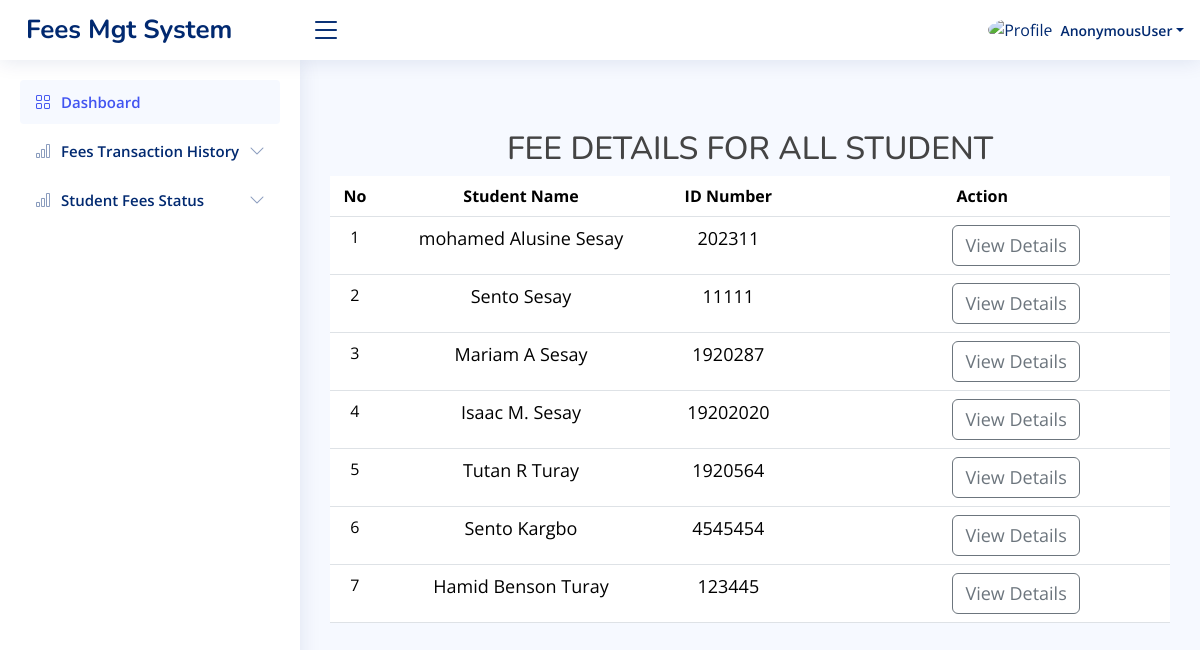
Page /cs_fees_status/ on the committed database.
### app/models.py (models this page shows, shortened)
class CS_Fees1(models.Model):
    student_name = models.CharField(max_length=100)
    id_number = models.CharField(max_length=20)
    program = models.ForeignKey(Programs, on_delete=models.CASCADE)
    program_details = models.ForeignKey(Programs, on_delete=models.CASCADE, related_name='program_details_payments', null=True, blank=True)
    department = models.ForeignKey(Department, on_delete=models.CASCADE)
    sum_of = models.CharField(max_length=200)
    paid_for = models.CharField(max_length=200, default='Tuition Fees')
    check_no = models.BigIntegerField(null=True, blank=True)
    receipt_no = models.CharField(max_length=20, unique=True, blank=True)
    amount_paid = models.DecimalField(max_digits=10, decimal_places=2)
    level = models.CharField(max_length=20, choices=LEVEL1)
    payment_date = models.DateField(null=True)
    second_payment_date = models.DateField(null=True, blank=True)
    cost_of_program = models.ForeignKey(CS_Cost1, on_delete=models.CASCADE, related_name='cost_of_program_payments')
    paid_fees = models.DecimalField(max_digits=10, decimal_places=2, default=0.00)
    payment_slip = models.FileField(upload_to='payment_slips/', blank=True, null=True)
    second_payment_slip = models.FileField(upload_to='payment_slips/', blank=True, null=True)
    payment_status = models.CharField(max_length=20, choices=[
        ('Paid Full', 'Paid Full'),
        ('Incomplete Fees', 'Incomplete Fees'),
    ])

### app/views.py (the view)
# urls.py: path('cs_fees_status/', views.cs_fees_status, name='cs_fees_status'),
def cs_fees_status(request):
    student_records = CS_Fees1.objects.all()
    unique_students = []
    seen_ids = set()
    for record in student_records:
        if record.id_number not in seen_ids:
            unique_students.append({
                'student_name': record.student_name,
                'id_number': record.id_number,
            })
            seen_ids.add(record.id_number)  # Mark this student as seen
    context = {'students': unique_students}
    return render(request, 'cs_fees_status.html',context)

### templates/cs_fees_status.html (shortened to what this page needs)
{% load static %}
<!DOCTYPE html>
<html lang="en">
<head>
  <link href="{% static 'vendor1/bootstrap/css/bootstrap.min.css' %}" rel="stylesheet">
  <link href="{% static 'vendor1/bootstrap-icons/bootstrap-icons.css' %}" rel="stylesheet">
  <link href="{% static 'vendor1/boxicons/css/boxicons.min.css' %}" rel="stylesheet">
  <link href="{% static 'vendor1/quill/quill.snow.css' %}" rel="stylesheet">
  <link href="{% static 'vendor1/quill/quill.bubble.css' %}" rel="stylesheet">
  <link href="{% static 'vendor1/remixicon/remixicon.css' %}" rel="stylesheet">
  <link href="{% static 'vendor1/simple-datatables/style.css' %}" rel="stylesheet">
  <link href="{% static 'css1/style.css' %}" rel="stylesheet">
</head>
<body>
 <header id="header" class="header fixed-top d-flex align-items-center">
  <div class="d-flex align-items-center justify-content-between">
    <a href="{% url 'main_home' %}" class="logo d-flex align-items-center">
      <span class="d-none d-lg-block">Fees Mgt System</span>
    </a>
    <i class="bi bi-list toggle-sidebar-btn"></i>
  </div>
  <nav class="header-nav ms-auto">
    <ul class="d-flex align-items-center">
      <li class="nav-item dropdown pe-3">
        <a class="nav-link nav-profile d-flex align-items-center pe-0" href="#" data-bs-toggle="dropdown">
          <img src="{% static 'img1/cusl.png' %}" alt="Profile" class="rounded-circle">
          <span class="d-none d-md-block dropdown-toggle ps-2">{{user}}</span>
        </a>
      </li>
    </ul>
  </nav>
</header>
  <aside id="sidebar" class="sidebar">
    <ul class="sidebar-nav" id="sidebar-nav">
      <li class="nav-item">
        <a class="nav-link " href="{% url 'main_home' %}">
          <i class="bi bi-grid"></i>
          <span>Dashboard</span>
        </a>
      </li>
      <li class="nav-item">
        <a class="nav-link collapsed" data-bs-target="#charts-nav1" data-bs-toggle="collapse" href="#">
          <i class="bi bi-bar-chart"></i><span>Fees Transaction History</span><i class="bi bi-chevron-down ms-auto"></i>
        </a>
      </li>
      <li class="nav-item">
        <a class="nav-link collapsed" data-bs-target="#charts-nav" data-bs-toggle="collapse" href="#">
          <i class="bi bi-bar-chart"></i><span>Student Fees Status</span><i class="bi bi-chevron-down ms-auto"></i>
        </a>
      </li>
    </ul>
  </aside>
  <main id="main" class="main">
    <h2 style="text-align: center; margin-top: 50px;">FEE DETAILS FOR ALL STUDENT</h2>
    <table class="table datatable">
      <thead>
        <tr>
          <th style="font-size: 16px; text-align: center;">No</th>
          <th style="font-size: 16px; text-align: center;">Student Name</th>
          <th style="font-size: 16px; text-align: center;">ID Number</th>
          <th style="font-size: 16px; text-align: center;">Action</th>
        </tr>
      </thead>
      <tbody>
        {% for student in students %}
        <tr>
          <td style="text-align: center;">{{forloop.counter}}</td>
          <td style="font-size: 18px; text-align: center; "> {{ student.student_name }}</td>
          <td style="font-size: 18px; text-align: center; "> {{ student.id_number }}</td>
          <td>
            <a class="btn btn-outline-secondary" style="font-size: 18px; margin-left: 150px; " href="{% url 'student_fee_details' student.id_number %}">View Details</a>
          </td>
        </tr>
      {% endfor %}
      </tbody>
  </main>
</body>
</html>

### static/css1/style.css (style rules this page uses)
:root { scroll-behavior: smooth; }
body { font-family: "Open Sans", sans-serif; background: #f6f9ff; color: #444444; }
a { color: #4154f1; text-decoration: none; }
h1, h2, h3, h4, h5, h6 { font-family: "Nunito", sans-serif; }
#main { margin-top: 60px; padding: 20px 30px; transition: all 0.3s; }
.logo { line-height: 1; }
@media (min-width: 1200px) { .logo { width: 280px; } }
.logo span { font-size: 26px; font-weight: 700; color: #012970; font-family: "Nunito", sans-serif; }
.header { transition: all 0.5s; z-index: 997; height: 60px; box-shadow: 0px 2px 20px rgba(1, 41, 112, 0.1); background-color: #fff; padding-left: 20px; }
.header .toggle-sidebar-btn { font-size: 32px; padding-left: 10px; cursor: pointer; color: #012970; }
.header-nav ul { list-style: none; }
.header-nav>ul { margin: 0; padding: 0; }
.header-nav .nav-profile { color: #012970; }
.header-nav .nav-profile img { max-height: 36px; }
.header-nav .nav-profile span { font-size: 14px; font-weight: 600; }
.sidebar { position: fixed; top: 60px; left: 0; bottom: 0; width: 300px; z-index: 996; transition: all 0.3s; padding: 20px; overflow-y: auto; scrollbar-width: thin; scrollbar-color: #aab7cf transparent; box-shadow: 0px 0px 20px rgba(1, 41, 112, 0.1); background-color: #fff; }
@media (min-width: 1200px) { #main, #footer { margin-left: 300px; } }
.sidebar-nav { padding: 0; margin: 0; list-style: none; }
.sidebar-nav li { padding: 0; margin: 0; list-style: none; }
.sidebar-nav .nav-item { margin-bottom: 5px; }
.sidebar-nav .nav-link { display: flex; align-items: center; font-size: 15px; font-weight: 600; color: #4154f1; transition: 0.3; background: #f6f9ff; padding: 10px 15px; border-radius: 4px; }
.sidebar-nav .nav-link i { font-size: 16px; margin-right: 10px; color: #4154f1; }
.sidebar-nav .nav-link.collapsed { color: #012970; background: #fff; }
.sidebar-nav .nav-link.collapsed i { color: #899bbd; }
.sidebar-nav .nav-link .bi-chevron-down { margin-right: 0; transition: transform 0.2s ease-in-out; }

### rows in the picture
CS_Fees1: student_name "mohamed Alusine Sesay", id_number "202311"
CS_Fees1: student_name "Sento Sesay", id_number "11111"
CS_Fees1: student_name "Mariam A Sesay", id_number "1920287"
CS_Fees1: student_name "Isaac M. Sesay", id_number "19202020"
CS_Fees1: student_name "Tutan R Turay", id_number "1920564"
CS_Fees1: student_name "Sento Kargbo", id_number "4545454"
CS_Fees1: student_name "Hamid Benson Turay", id_number "123445"

### other values in the picture
{{ user }} "AnonymousUser"
